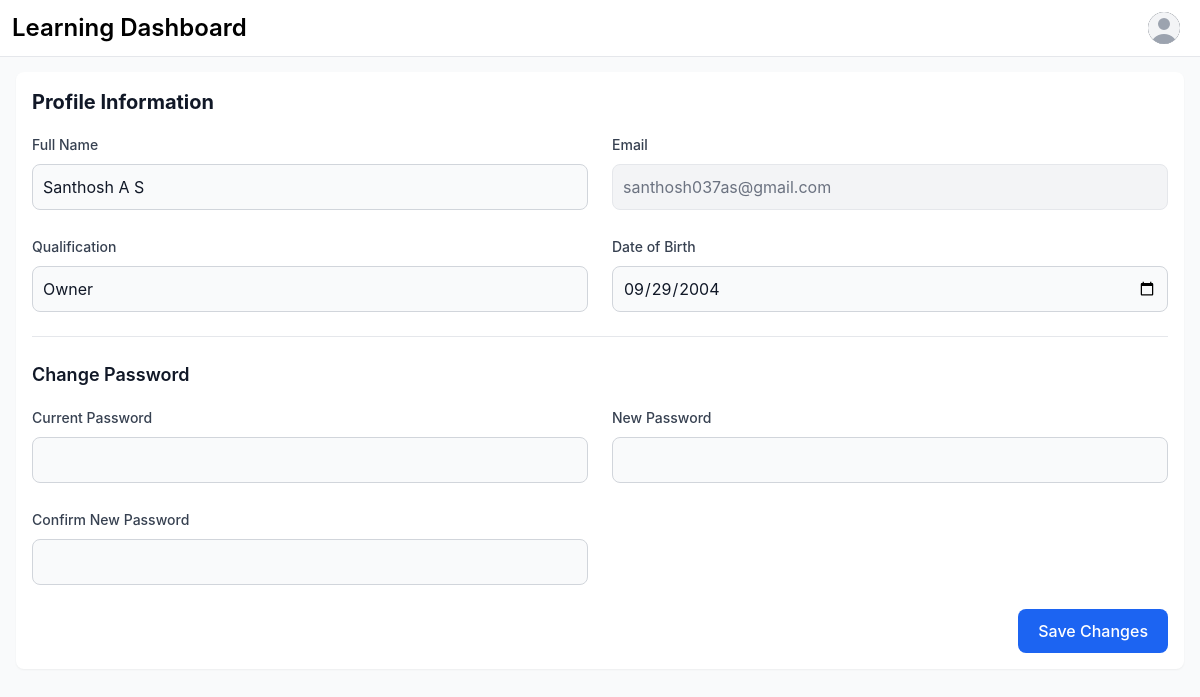
/profile (signed in), run on an earlier commit of the app's database.
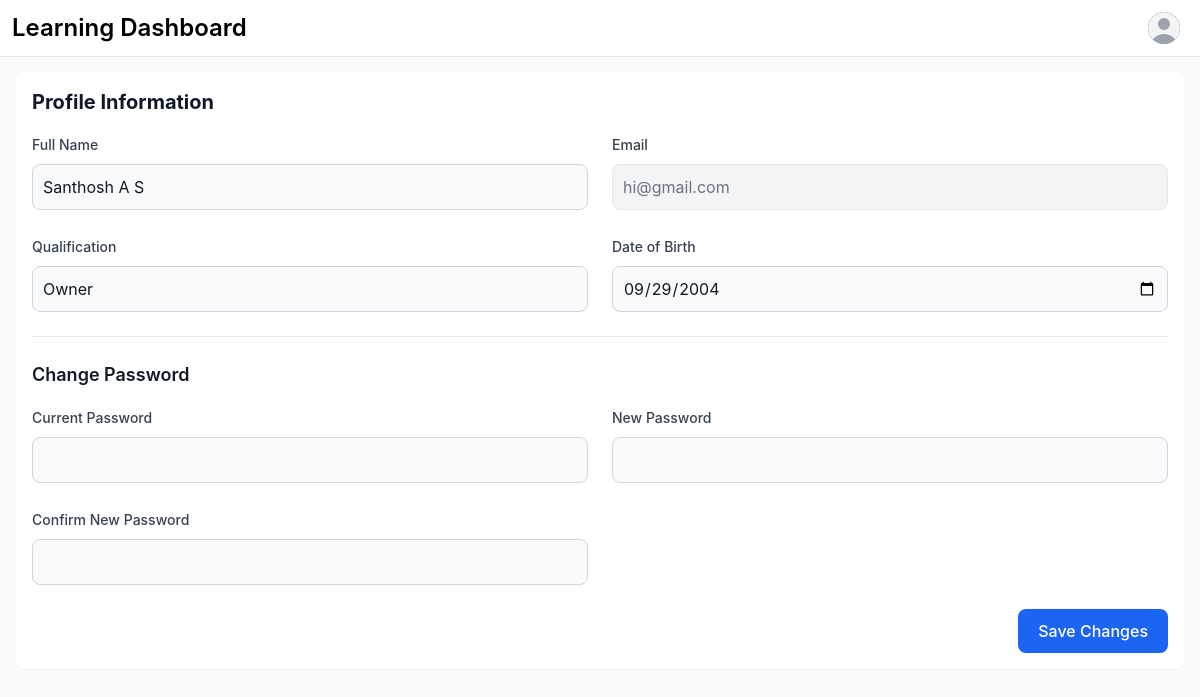
And on a later commit of the database.
### app.py (models this page shows, shortened)
class User(db.Model):
    __table_args__ = {'extend_existing': True}
    id = db.Column(db.Integer, primary_key=True)
    email = db.Column(db.String(120), unique=True, nullable=False)
    password = db.Column(db.String(200), nullable=False)
    full_name = db.Column(db.String(100), nullable=False)
    qualification = db.Column(db.String(100), nullable=False)
    dob = db.Column(db.Date, nullable=False)
    is_admin = db.Column(db.Boolean, default=False)
    quiz_attempts = db.relationship('QuizAttempt', back_populates='user', lazy=True)

### app.py (the view, shortened to what this page needs)
@app.route('/profile', methods=['GET', 'POST'])
@login_required
def profile():
    return render_template('user/user_profile.html')

### app.py (called while the page is built)
def get_current_user():
    if 'user_id' in session:
        return User.query.get(session['user_id'])
    return None

@app.context_processor
def utility_processor():
    return dict(current_user=get_current_user())

def login_required(f):
    @wraps(f)
    def decorated_function(*args, **kwargs):
        if 'user_id' not in session:
            flash('Please login first.', 'error')
            return redirect(url_for('login'))
        return f(*args, **kwargs)
    return decorated_function

### templates/user/user_profile.html (shortened to what the changed rows need)
<!DOCTYPE html>
<html lang="en">
<head>
    <link href="https://cdnjs.cloudflare.com/ajax/libs/flowbite/2.2.1/flowbite.min.css" rel="stylesheet" />
</head>
<body class="bg-gray-50">
    <div class="p-4 lg:ml-64 mt-14">
        <div class="p-4 bg-white rounded-lg shadow-sm mb-4">
            <h2 class="text-xl font-bold text-gray-900 mb-4">Profile Information</h2>
            <form id="profileForm" method="POST" class="space-y-6">
                <div class="grid grid-cols-1 md:grid-cols-2 gap-6">
                    <div class="space-y-2">
                        <label for="full_name" class="text-sm font-medium text-gray-700">Full Name</label>
                        <input type="text" id="full_name" name="full_name" value="{{ current_user.full_name }}"
                            class="w-full p-2.5 text-gray-900 bg-gray-50 rounded-lg border border-gray-300 focus:ring-blue-500 focus:border-blue-500" required>
                    </div>
                    <div class="space-y-2">
                        <label for="email" class="text-sm font-medium text-gray-700">Email</label>
                        <input type="email" id="email" value="{{ current_user.email }}"
                            class="w-full p-2.5 text-gray-500 bg-gray-100 rounded-lg border border-gray-200" disabled>
                    </div>
                    <div class="space-y-2">
                        <label for="qualification" class="text-sm font-medium text-gray-700">Qualification</label>
                        <input type="text" id="qualification" name="qualification" value="{{ current_user.qualification }}"
                            class="w-full p-2.5 text-gray-900 bg-gray-50 rounded-lg border border-gray-300 focus:ring-blue-500 focus:border-blue-500" required>
                    </div>
                    <div class="space-y-2">
                        <label for="dob" class="text-sm font-medium text-gray-700">Date of Birth</label>
                        <input type="date" id="dob" name="dob" value="{{ current_user.dob.strftime('%Y-%m-%d') }}"
                            class="w-full p-2.5 text-gray-900 bg-gray-50 rounded-lg border border-gray-300 focus:ring-blue-500 focus:border-blue-500" required>
                    </div>
                </div>
            </form>
        </div>
    </div>
</body>
</html>

What changed in the data, as far as the page shows it:
changed User "Santhosh A S": email "santhosh037as@gmail.com" → "hi@gmail.com"
